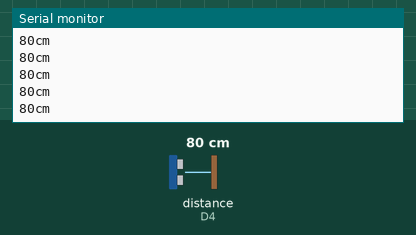
A program run on a simulated ESP8266 (Wemos D1 mini). On the bench: the last lines printed to the serial monitor. Wiring (inferred from the names in the program): ultrasonic range finder: trigger D3; echo D4. Inputs (shaded band) come from the test bench; at power-on: distance to the obstacle (sensor on D4) 80 cm. The echo pulse lasts 58.3 µs per cm.

Above: at 1.2 s.
1.3 s: distance to the obstacle (sensor on D4) set to 2 cm
At 1.37 s:
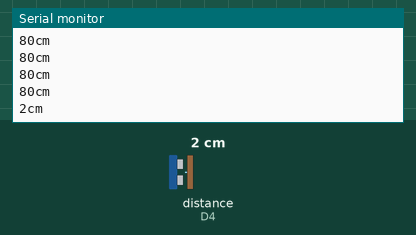
2.8 s: distance to the obstacle (sensor on D4) set to 4 cm
At 2.88 s:
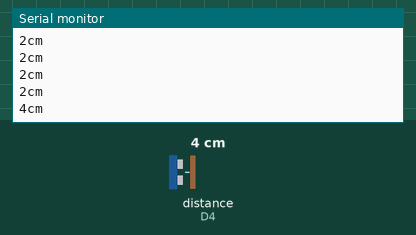
Timing chart, 0 to 5.8 s (numbered marks = the images above; inputs shaded):
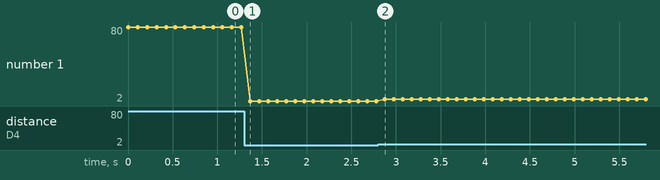

Measured:
- after the input at 1.3 s, the serial monitor: prints a new line after 0.07 s (image 1)
- after the input at 2.8 s, the serial monitor: prints a new line after 0.08 s (image 2)
- plotted number 1: 80 → 2 after the input at 1.3 s, 2 → 4 after the input at 2.8 s

The program:

main.cpp
```cpp
#include <Arduino.h>

//#define D3 0
//#define D4 2

const int pingPin = D3;
int inPin = D4;

long microsecondsToCentimeters(long microseconds)
{
    return microseconds / 29 / 2;
}

void setup()
{
    Serial.begin(115200);
}

void loop()
{
    long duration, cm;
    pinMode(pingPin, OUTPUT);

    digitalWrite(pingPin, LOW);
    delayMicroseconds(2);
    digitalWrite(pingPin, HIGH);
    delayMicroseconds(5);
    digitalWrite(pingPin, LOW);
    pinMode(inPin, INPUT);
    duration = pulseIn(inPin, HIGH);
    cm = microsecondsToCentimeters(duration);

    Serial.print(cm);
    Serial.print("cm");
    Serial.println();
    delay(100);
}
```
